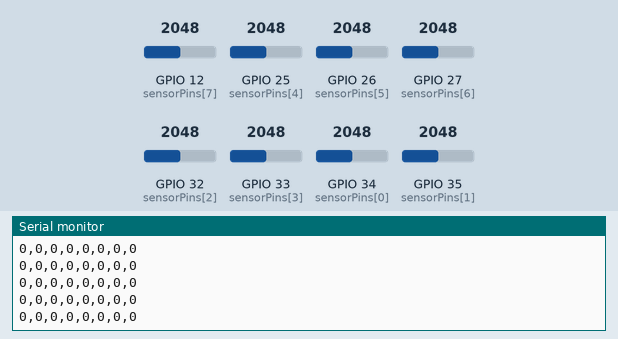
Simulated run of this sketch. Board: ESP32. Shown: the last lines printed to the serial monitor. Inputs (shaded band) come from the test bench; at power-on: GPIO 12 (sensorPins[7]) = 2048, GPIO 25 (sensorPins[4]) = 2048, GPIO 26 (sensorPins[5]) = 2048, GPIO 27 (sensorPins[6]) = 2048, GPIO 32 (sensorPins[2]) = 2048, GPIO 33 (sensorPins[3]) = 2048, GPIO 34 (sensorPins[0]) = 2048, GPIO 35 (sensorPins[1]) = 2048 (analog values on the 0–4095 scale).

Above: at 2.7 s.
2.8 s: GPIO 12 (sensorPins[7]) set to 2866
At 2.82 s:
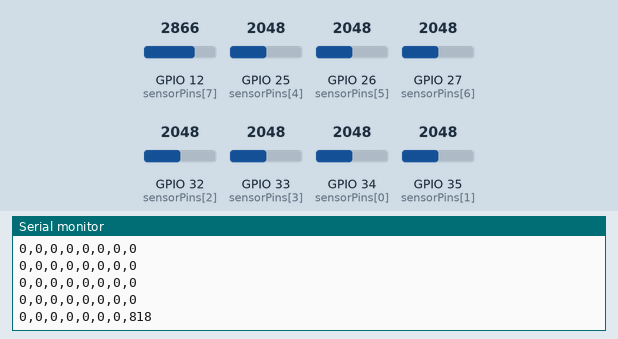
4.3 s: GPIO 25 (sensorPins[4]) set to 2866
At 4.3 s:
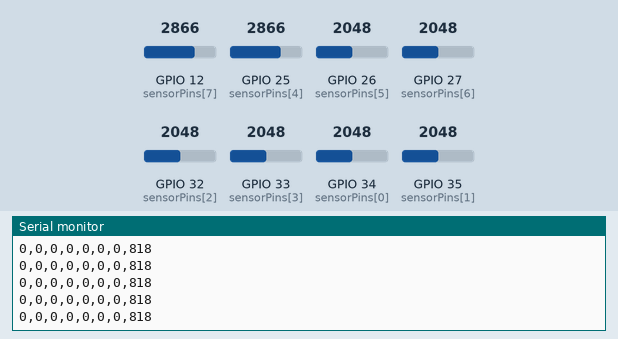
5.8 s: GPIO 26 (sensorPins[5]) set to 2866
At 5.83 s:
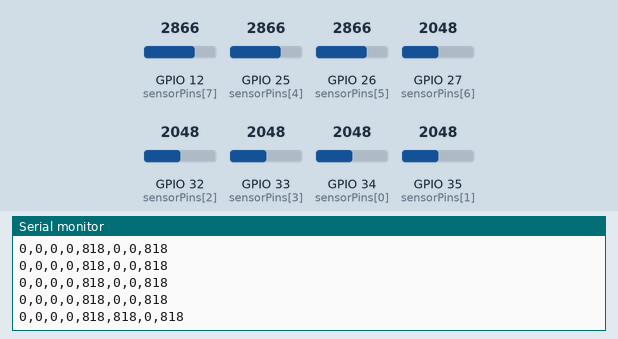
7.3 s: GPIO 27 (sensorPins[6]) set to 2866
At 7.31 s:
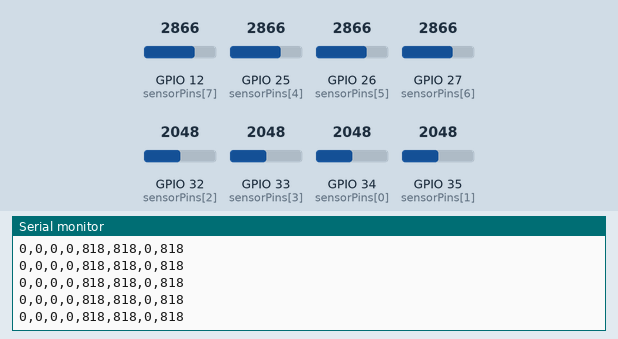
8.8 s: GPIO 32 (sensorPins[2]) set to 2866
At 8.84 s:
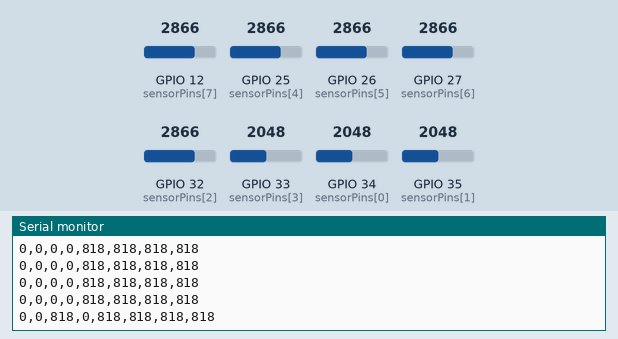
10.3 s: GPIO 33 (sensorPins[3]) set to 2866
At 10.32 s:
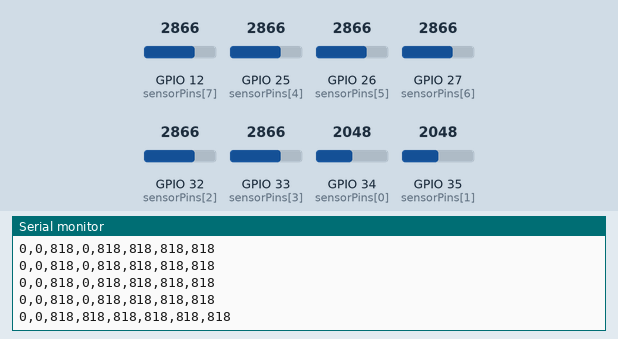

The sketch:

Test-waveform.ino
```cpp
#include <Arduino.h>

const int NUM_SENSORS = 8;
const int sensorPins[NUM_SENSORS] = {34, 35, 32, 33, 25, 26, 27, 12};

int baseline[NUM_SENSORS];

void setup() {
  Serial.begin(115200);
  delay(1000);

  btStop();

  analogReadResolution(12);
  analogSetAttenuation(ADC_11db);

  for (int i = 0; i < NUM_SENSORS; i++) {
    pinMode(sensorPins[i], INPUT);
  }

  long sums[NUM_SENSORS] = {0};
  const int N = 200;
  for (int n = 0; n < N; n++) {
    for (int i = 0; i < NUM_SENSORS; i++) {
      sums[i] += analogRead(sensorPins[i]);
    }
    delay(2);
  }
  for (int i = 0; i < NUM_SENSORS; i++) {
    baseline[i] = sums[i] / N;
  }

  Serial.println("START");
  Serial.println("s1,s2,s3,s4,s5,s6,s7,s8");
}

void loop() {
  for (int i = 0; i < NUM_SENSORS; i++) {
    int raw = analogRead(sensorPins[i]);
    int delta = abs(raw - baseline[i]);
    Serial.print(delta);

    if (i < NUM_SENSORS - 1) {
      Serial.print(",");
    }
  }
  Serial.println();

  delay(50);
}
```

Measured:
- after the input at 2.8 s, the serial monitor: prints a new line at once (image 1)
- after the input at 5.8 s, the serial monitor: prints a new line at once (image 3)
- after the input at 8.8 s, the serial monitor: prints a new line at once (image 5)
- after the input at 10.3 s, the serial monitor: prints a new line at once (image 6)
